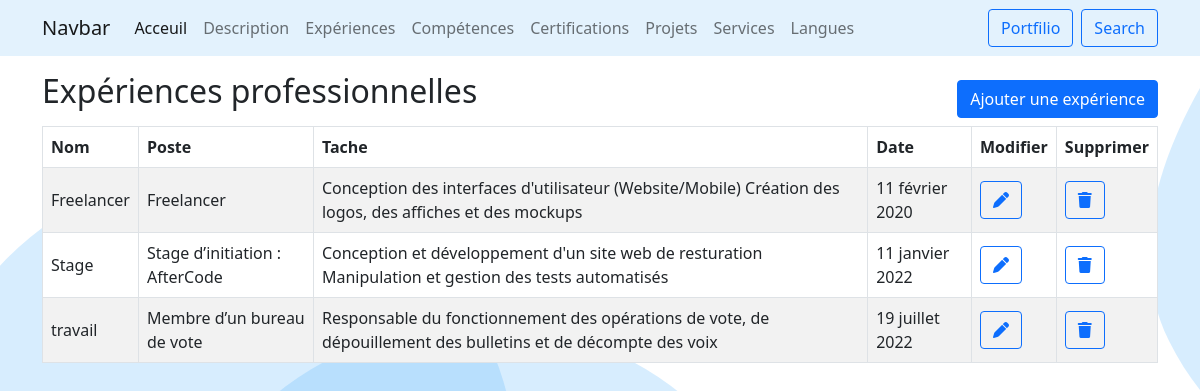
The page /configuration/experience on the database its author committed.
### configuration/models.py (models this page shows)
class Experience (models.Model):
    nom=models.CharField(max_length=200)
    post=models.CharField(max_length=200, null=True)
    tache=models.TextField()
    date=models.DateField()

### configuration/views.py (the view)
# urls.py: path('experience',views.experience,name='experience'),
def experience(request):
    exp = models.Experience.objects.all()
    template = loader.get_template('expereince.html')
    context = {
    'exp': exp,
    }
    return HttpResponse(template.render(context, request))

### configuration/templates/expereince.html (shortened to what this page needs)
{% load static %}
<!DOCTYPE html>
<html lang="en">
<head>
    <link rel="stylesheet" href="{% static '/css/bootstrap.min.css' %}">
    <link rel="stylesheet" href="{% static '/css/style.css' %}">
    <link rel="stylesheet" href="https://cdnjs.cloudflare.com/ajax/libs/font-awesome/6.2.1/css/all.min.css">
</head>
<body id="body">
    {% include "layout/navbar.html" %}
    <section class="mt-3">
        <div class="container">
            <div class="row">
                <div class="d-flex justify-content-between">
                    <div class="">
                        <h2>Expériences professionnelles</h2>
                    </div>
                    <div class="my-2">
                        <a href="{% url 'ajouterExpereince' %}" class="btn btn-primary ">Ajouter une expérience</a>
                    </div>
                </div>
                <div class="col">
                    <table class="table table-hover table-striped table-bordered align-middle bg-white">
                        <thead>
                        <tr>
                            <th>Nom</th>
                            <th>Poste</th>
                            <th>Tache</th>
                            <th>Date</th>
                            <th>Modifier</th>
                            <th>Supprimer</th>
                        </tr>
                        </thead>
                        {% for x in exp %}
                        <tr>
                            <td>{{ x.nom }}</td>
                            <td>{{ x.post }}</td>
                            <td>{{ x.tache }}</td>
                            <td>{{ x.date }}</td>
                            <td><a class="btn btn-outline-primary" href="experience/update_Experience/{{ x.id }}"><i class="fa-solid fa-pen"></i></a></td>
                            <td>
                                <a href="experience/delete_Experience/{{ x.id }}" class="btn btn-outline-primary"><i class="fa-solid fa-trash"></i></a>
                            </td>
                            {% endfor %}
                        </tr>
                    </table>
                </div>
            </div>
        </div>
       </section>
</body>

### static/css/style.css (style rules this page uses)
html { scroll-behavior: smooth; }

### rows shown on the page
Experience: nom "Freelancer", post "Freelancer", tache "Conception des interfaces d'utilisateur (Website/Mobile) Création des logos, des affiches et des mockups", date "11 février 2020"
Experience: nom "Stage", post "Stage d’initiation : AfterCode", tache "Conception et développement d'un site web de resturation Manipulation et gestion des tests automatisés", date "11 janvier 2022"
Experience: nom "travail", post "Membre d’un bureau de vote", tache "Responsable du fonctionnement des opérations de vote, de dépouillement des bulletins et de décompte des voix", date "19 juillet 2022"
